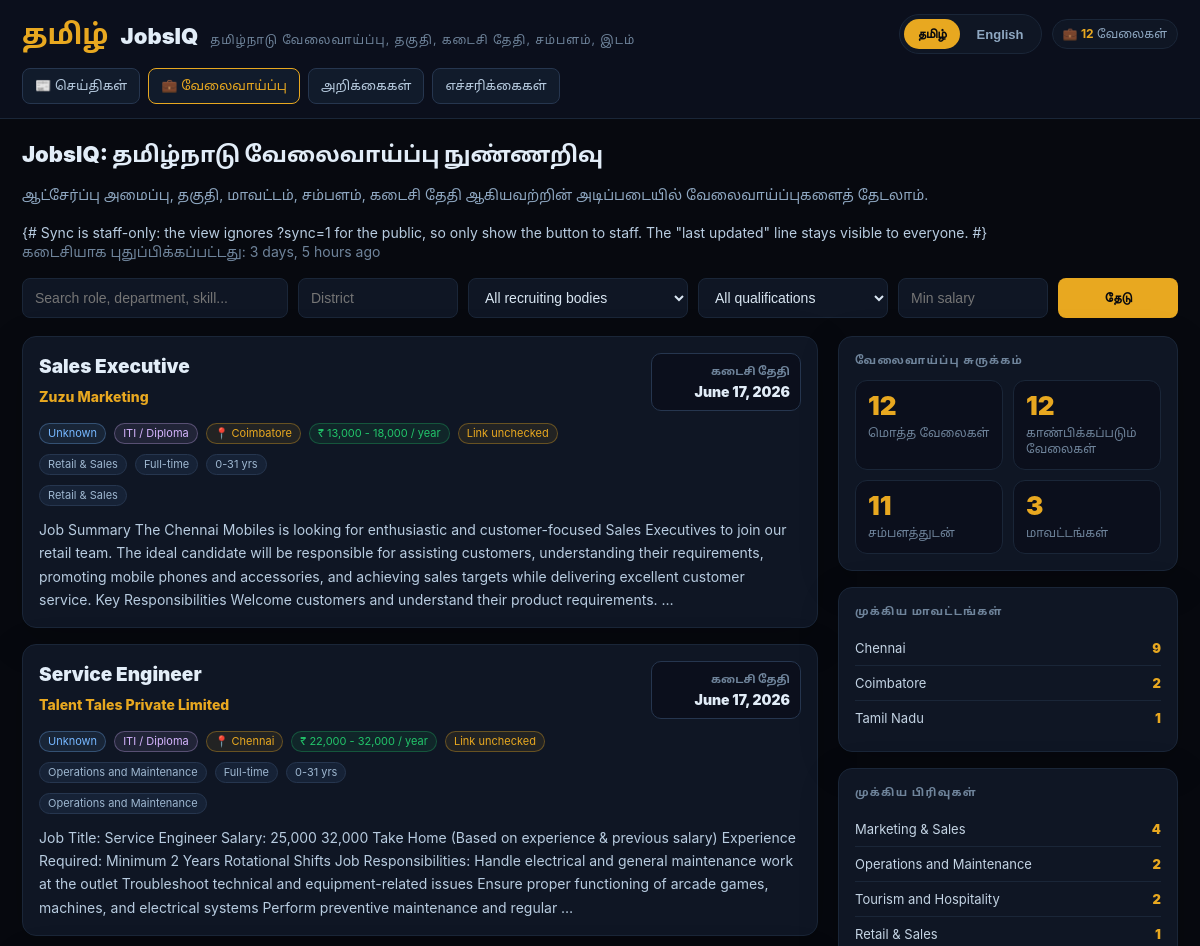
The app's page /jobs/ (upper part), older data.
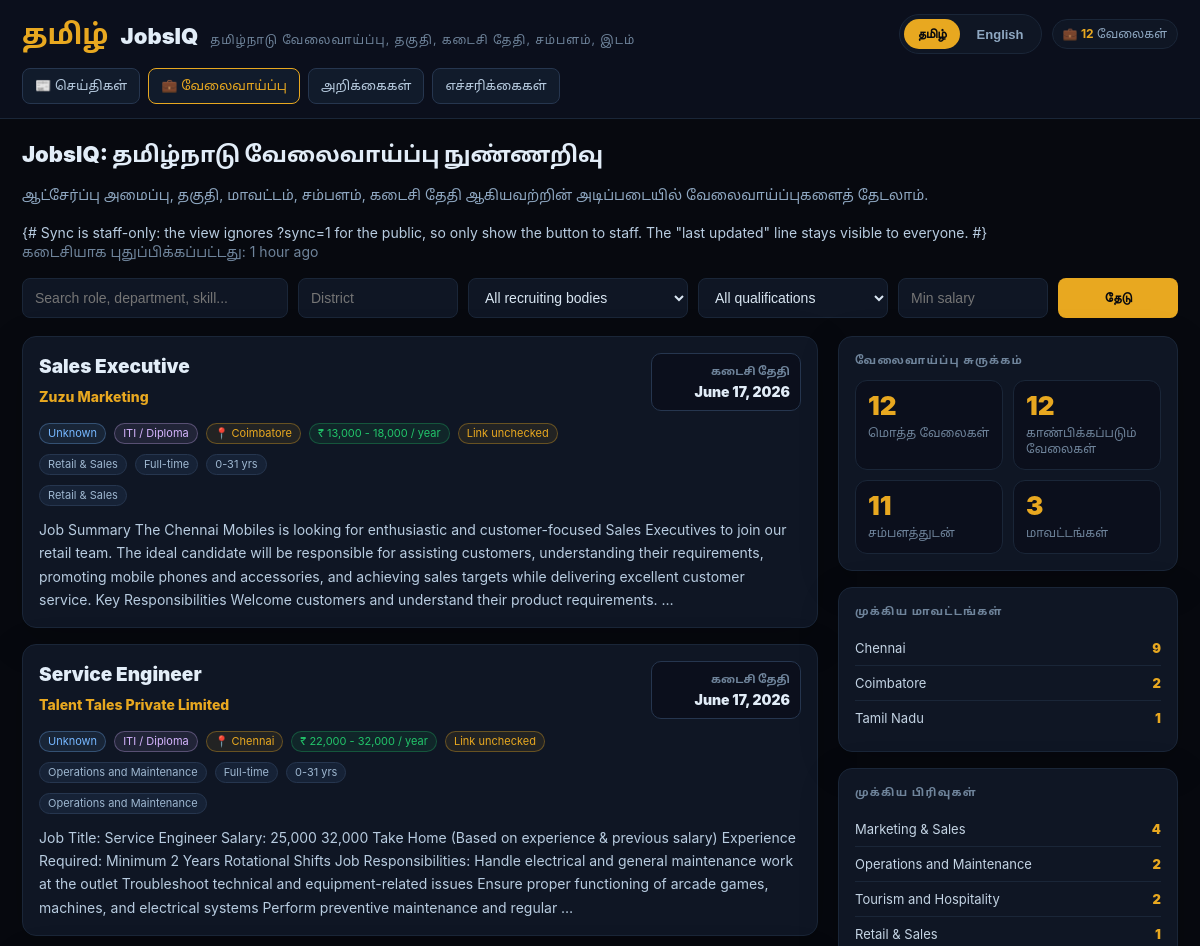
The same page, newer data.
### aggregator/models.py (models this page shows, shortened)
class JobListing(models.Model):
    class PayPeriod(models.TextChoices):
        MONTHLY = "monthly", "Monthly"
        YEARLY = "yearly", "Yearly"
        DAILY = "daily", "Daily"
        HOURLY = "hourly", "Hourly"
        UNKNOWN = "unknown", "Unknown"
    class WorkMode(models.TextChoices):
        ONSITE = "onsite", "Onsite"
        REMOTE = "remote", "Remote"
        HYBRID = "hybrid", "Hybrid"
        UNKNOWN = "unknown", "Unknown"
    class JobType(models.TextChoices):
        FULL_TIME = "full_time", "Full-time"
        PART_TIME = "part_time", "Part-time"
        CONTRACT = "contract", "Contract"
        INTERNSHIP = "internship", "Internship"
        APPRENTICESHIP = "apprenticeship", "Apprenticeship"
        GOVERNMENT = "government", "Government"
        PRIVATE = "private", "Private"
        UNKNOWN = "unknown", "Unknown"
    class RecruitingBody(models.TextChoices):
        TNPSC = "tnpsc", "TNPSC"
        MRB = "mrb", "Medical Recruitment Board"
        TRB = "trb", "Teachers Recruitment Board"
        TNUSRB = "tnusrb", "Police / Uniformed Services"
        TN_GOVT_DEPARTMENT = "tn_govt_department", "Tamil Nadu Government Department"
        CENTRAL_GOVT = "central_govt", "Central Government"
        PSU_BANK_RAILWAY = "psu_bank_railway", "PSU / Bank / Railway"
        APPRENTICESHIP = "apprenticeship", "Apprenticeship"
        PRIVATE_VERIFIED = "private_verified", "Verified Private Jobs"
        UNKNOWN = "unknown", "Unknown"
    class QualificationLevel(models.TextChoices):
        BELOW_10TH = "below_10th", "Below 10th"
        TENTH_PASS = "10th_pass", "10th Pass"
        TWELFTH_PASS = "12th_pass", "12th Pass"
        ITI_DIPLOMA = "iti_diploma", "ITI / Diploma"
        GRADUATE = "graduate", "Graduate"
        POSTGRADUATE = "postgraduate", "Postgraduate"
        PROFESSIONAL = "professional", "Professional Degree"
        PHD = "phd", "PhD"
        UNKNOWN = "unknown", "Unknown"
    class LinkStatus(models.TextChoices):
        UNCHECKED = "unchecked", "Unchecked"
        VALID = "valid", "Valid"
        BROKEN = "broken", "Broken"
        BLOCKED = "blocked", "Blocked"
    content_item = models.OneToOneField(
        ContentItem,
        on_delete=models.CASCADE,
        related_name="job",
    )
    company = models.CharField(max_length=255, blank=True)
    role = models.CharField(max_length=255, blank=True)
    recruiting_body = models.CharField(
        max_length=100,
        choices=RecruitingBody.choices,
        default=RecruitingBody.UNKNOWN,
        db_index=True,
    )
    qualification_level = models.CharField(
        max_length=100,
        choices=QualificationLevel.choices,
        default=QualificationLevel.UNKNOWN,
        db_index=True,
    )
    qualification_text = models.TextField(blank=True)
    location = models.CharField(max_length=255, blank=True)
    district = models.CharField(max_length=100, blank=True)
    state = models.CharField(max_length=100, default="Tamil Nadu")
    salary_text = models.CharField(max_length=255, blank=True)
    salary_min = models.IntegerField(null=True, blank=True)
    salary_max = models.IntegerField(null=True, blank=True)
    currency = models.CharField(max_length=20, default="INR")
    pay_period = models.CharField(
        max_length=50,
        choices=PayPeriod.choices,
        default=PayPeriod.UNKNOWN,
    )
    job_type = models.CharField(
        max_length=50,
        choices=JobType.choices,
        default=JobType.UNKNOWN,
    )
    work_mode = models.CharField(
        max_length=50,
        choices=WorkMode.choices,
        default=WorkMode.UNKNOWN,
    )
    experience = models.CharField(max_length=255, blank=True)
    education = models.CharField(max_length=255, blank=True)
    skills = models.JSONField(default=list, blank=True)
    category = models.CharField(
        max_length=100,
        blank=True,
        help_text="Sector/family: IT, healthcare, teaching, manufacturing, government, sales, etc.",
    )
    apply_url = models.URLField(blank=True, max_length=1000)
    link_status = models.CharField(
        max_length=50,
        choices=LinkStatus.choices,
        default=LinkStatus.UNCHECKED,
        db_index=True,
    )
    last_validated_at = models.DateTimeField(null=True, blank=True)
    posted_at = models.DateTimeField(null=True, blank=True)
    deadline = models.DateField(null=True, blank=True)
    is_active = models.BooleanField(default=True)
    created_at = models.DateTimeField(default=timezone.now)
    updated_at = models.DateTimeField(auto_now=True)
    class Meta:
        indexes = [
            models.Index(fields=["recruiting_body", "posted_at"]),
            models.Index(fields=["qualification_level", "posted_at"]),
            models.Index(fields=["district", "posted_at"]),
            models.Index(fields=["category", "posted_at"]),
            models.Index(fields=["salary_min", "salary_max"]),
            models.Index(fields=["is_active", "posted_at"]),
            models.Index(fields=["deadline"]),
            models.Index(fields=["link_status"]),
        ]
        ordering = ["-posted_at", "-created_at"]

### aggregator/views.py (the view, shortened to what this page needs)
# urls.py: path("jobs/", views.jobs, name="jobs"),
def jobs(request):
    if _is_staff(request):
        force_sync = request.GET.get("sync") == "1"
        sync_status = _auto_sync_jobs_if_needed(force=force_sync)
    else:
        sync_status = {"sync_ran": False, "sync_error": "", "sync_reason": "skipped"}
    query = request.GET.get("q", "").strip()
    district = request.GET.get("district", "").strip()
    category = request.GET.get("category", "").strip()
    recruiting_body = request.GET.get("recruiting_body", "").strip()
    qualification_level = request.GET.get("qualification_level", "").strip()
    link_status = request.GET.get("link_status", "").strip()
    min_salary = request.GET.get("min_salary", "").strip()
    jobs_qs = (
        JobListing.objects
        .select_related("content_item", "content_item__source")
        .filter(is_active=True)
        .order_by("-posted_at", "-created_at")
    )
    if district:
        jobs_qs = jobs_qs.filter(district__icontains=district)
    if category:
        jobs_qs = jobs_qs.filter(category__icontains=category)
    if recruiting_body:
        jobs_qs = jobs_qs.filter(recruiting_body=recruiting_body)
    if qualification_level:
        jobs_qs = jobs_qs.filter(qualification_level=qualification_level)
    if link_status:
        jobs_qs = jobs_qs.filter(link_status=link_status)
    if query:
        jobs_qs = jobs_qs.filter(_job_search_q(query))
    jobs_list = list(jobs_qs[:200])
    latest_job = (
        JobListing.objects
        .filter(is_active=True)
        .order_by("-updated_at")
        .first()
    )
    context = {
        "page_title": "JobsIQ - Tamil Nadu Jobs Intelligence",
        "jobs": jobs_list,
        "jobs_count": JobListing.objects.filter(is_active=True).count(),
        "visible_jobs_count": len(jobs_list),
        "query": query,
        "district": district,
        "category": category,
        "recruiting_body": recruiting_body,
        "qualification_level": qualification_level,
        "link_status": link_status,
        "min_salary": min_salary,
        "job_recruiting_body_choices": JobListing.RecruitingBody.choices,
        "job_qualification_choices": JobListing.QualificationLevel.choices,
        "job_link_status_choices": JobListing.LinkStatus.choices,
        "job_type_choices": JobListing.JobType.choices,
        "sync_ran": sync_status["sync_ran"],
        "sync_error": sync_status["sync_error"],
        "sync_reason": sync_status["sync_reason"],
        "latest_job_updated_at": latest_job.updated_at if latest_job else None,
        **_job_counter_context(jobs_list),
    }
    return render(request, "aggregator/jobs.html", context)

### aggregator/views.py (called while the page is built)
def _is_staff(request):
    user = getattr(request, "user", None)
    return bool(user and user.is_authenticated and user.is_staff)

### aggregator/templates/aggregator/jobs.html (shortened to what the changed rows need)
{% extends "aggregator/base.html" %}
{% block content %}
    <h1 class="section-title">
        <span class="label-ta">JobsIQ: தமிழ்நாடு வேலைவாய்ப்பு நுண்ணறிவு</span>
    </h1>
    <div class="sync-row">
        {% if latest_job_updated_at %}
        <span class="muted">
            <span class="label-ta">கடைசியாக புதுப்பிக்கப்பட்டது:</span>
            {{ latest_job_updated_at|timesince }} ago
        </span>
        {% endif %}
    </div>
    <div class="layout">
        <aside class="sidebar">
            <div class="card">
                {% for name, count in district_counts %}
                <div class="list-row"><span class="list-name">{{ name }}</span><span class="list-count">{{ count }}</span></div>
                {% empty %}<div class="muted">No district data yet.</div>{% endfor %}
            </div>
        </aside>
    </div>
{% endblock %}

Row changes from the older to the newer data that the page shows:
changed JobListing "Tamil Nadu": updated_at "3 days, 5 hours" → "1 hour"
